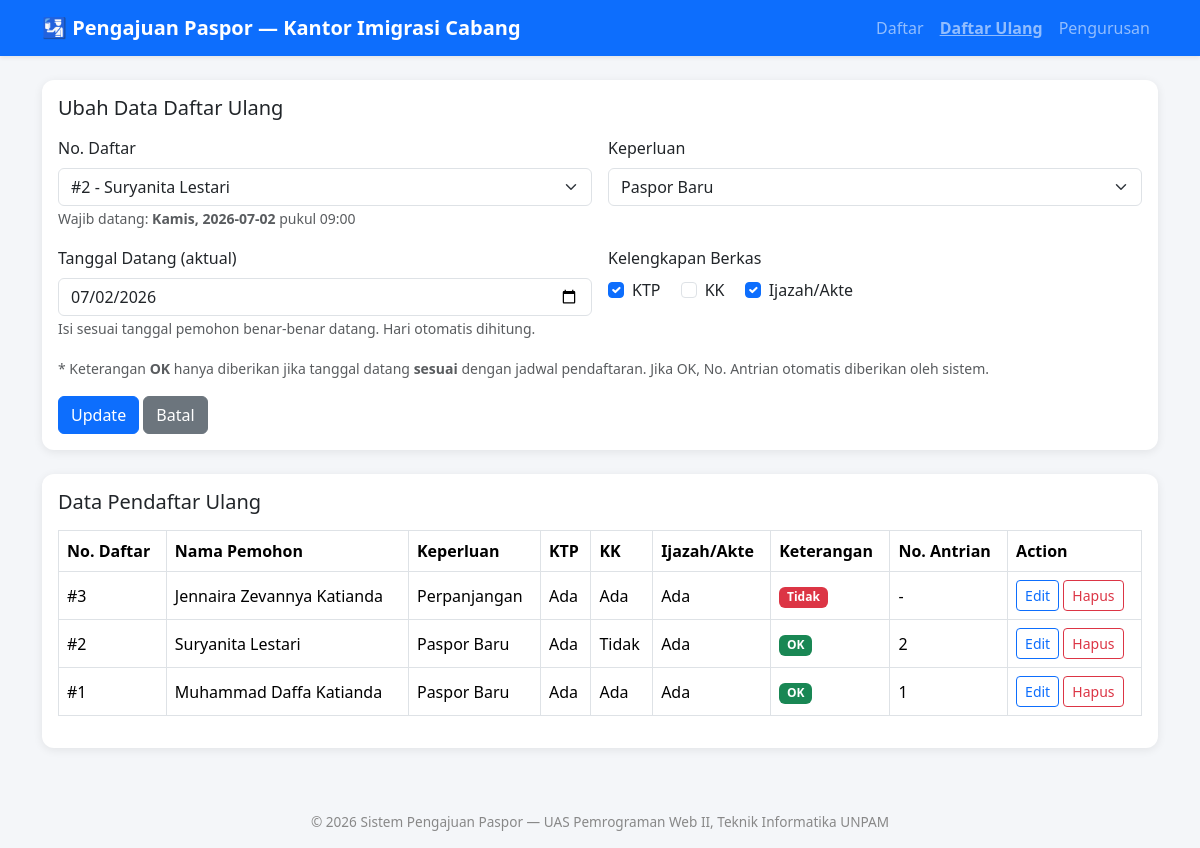
/daftar_ulang.php?edit=2, run on the app's committed database.
### tables this page shows
CREATE TABLE daftar_ulang (
  no_daftar_ulang   INT AUTO_INCREMENT PRIMARY KEY,
  no_daftar         INT NOT NULL,
  nama_pemohon      VARCHAR(100) NOT NULL,
  hari_daftar_ulang VARCHAR(20) NOT NULL,
  tgl_daftar_ulang  DATE NOT NULL,
  hari_datang       VARCHAR(20) NOT NULL,
  tgl_datang        DATE NOT NULL,
  ktp               ENUM('Ada','Tidak') NOT NULL,
  kk                ENUM('Ada','Tidak') NOT NULL,
  ijazah_akte       ENUM('Ada','Tidak') NOT NULL,
  keperluan         VARCHAR(50) NOT NULL,
  keterangan        ENUM('OK','Tidak') NOT NULL,    
  no_antrian        INT DEFAULT NULL,                
  FOREIGN KEY (no_daftar) REFERENCES pendaftar(no_daftar) ON DELETE CASCADE
);

### daftar_ulang.php (the view, shortened to what this page needs)
<?php
require 'config.php';
$edit_data = null;
if (isset($_GET['edit'])) {
    $id = (int)$_GET['edit'];
    $q  = mysqli_query($koneksi, "SELECT * FROM daftar_ulang WHERE no_daftar_ulang=$id");
    $edit_data = mysqli_fetch_assoc($q);
}
$list_pendaftar = mysqli_query($koneksi, "SELECT * FROM pendaftar ORDER BY no_daftar ASC");
$pendaftar_arr = [];
while ($p = mysqli_fetch_assoc($list_pendaftar)) { $pendaftar_arr[] = $p; }
$data = mysqli_query($koneksi, "SELECT * FROM daftar_ulang ORDER BY no_daftar_ulang DESC");
include 'includes/header.php';
?>
<div class="card mb-4">
  <div class="card-body">
    <h5 class="card-title mb-3"><?= $edit_data ? 'Ubah Data Daftar Ulang' : 'Input Data Daftar Ulang' ?></h5>
    <form method="POST" class="row g-3">
      <div class="col-md-6">
        <label class="form-label">No. Daftar</label>
        <select name="no_daftar" id="selectPendaftar" class="form-select" required onchange="tampilkanJadwal()">
          <?php foreach ($pendaftar_arr as $p): ?>
            <option value="<?= $p['no_daftar'] ?>"
              data-hari="<?= $p['hari'] ?>"
              data-tanggal="<?= $p['tanggal'] ?>"
              data-jam="<?= substr($p['jam'],0,5) ?>"
              <?= (isset($edit_data['no_daftar']) && $edit_data['no_daftar'] == $p['no_daftar']) ? 'selected' : '' ?>>
              #<?= $p['no_daftar'] ?> - <?= htmlspecialchars($p['nama_pemohon']) ?>
            </option>
          <?php endforeach; ?>
        </select>
        <small class="text-muted" id="infoJadwal">Jadwal wajib datang akan tampil di sini.</small>
      </div>
      <div class="col-md-6">
        <label class="form-label">Keperluan</label>
        <select name="keperluan" class="form-select" required>
          <?php foreach (['Paspor Baru','Perpanjangan','Penggantian'] as $opt): ?>
            <option value="<?= $opt ?>" <?= (($edit_data['keperluan'] ?? '') == $opt) ? 'selected' : '' ?>><?= $opt ?></option>
          <?php endforeach; ?>
        </select>
      </div>
      <div class="col-md-6">
        <label class="form-label">Tanggal Datang (aktual)</label>
        <input type="date" name="tgl_datang" class="form-control" required
               value="<?= $edit_data['tgl_datang'] ?? date('Y-m-d') ?>">
        <small class="text-muted">Isi sesuai tanggal pemohon benar-benar datang. Hari otomatis dihitung.</small>
      </div>
      <div class="col-md-6">
        <label class="form-label d-block">Kelengkapan Berkas</label>
        <div class="form-check form-check-inline">
          <input class="form-check-input" type="checkbox" name="ktp" id="ktp"
            <?= (($edit_data['ktp'] ?? '') == 'Ada') ? 'checked' : '' ?>>
          <label class="form-check-label" for="ktp">KTP</label>
        </div>
        <div class="form-check form-check-inline">
          <input class="form-check-input" type="checkbox" name="kk" id="kk"
            <?= (($edit_data['kk'] ?? '') == 'Ada') ? 'checked' : '' ?>>
          <label class="form-check-label" for="kk">KK</label>
        </div>
        <div class="form-check form-check-inline">
          <input class="form-check-input" type="checkbox" name="ijazah_akte" id="ijazah_akte"
            <?= (($edit_data['ijazah_akte'] ?? '') == 'Ada') ? 'checked' : '' ?>>
          <label class="form-check-label" for="ijazah_akte">Ijazah/Akte</label>
        </div>
      </div>
      <div class="col-12">
        <small class="text-muted">
          * Keterangan <strong>OK</strong> hanya diberikan jika tanggal datang <strong>sesuai</strong> dengan jadwal
          pendaftaran. Jika OK, No. Antrian otomatis diberikan oleh sistem.
        </small>
      </div>
      <div class="col-12">
        <button type="submit" class="btn btn-primary"><?= $edit_data ? 'Update' : 'Simpan' ?></button>
        <?php if ($edit_data): ?>
          <a href="daftar_ulang.php" class="btn btn-secondary">Batal</a>
        <?php endif; ?>
      </div>
    </form>
  </div>
</div>
<div class="card">
  <div class="card-body">
    <h5 class="card-title mb-3">Data Pendaftar Ulang</h5>
    <div class="table-responsive">
      <table class="table table-bordered table-hover align-middle">
        <thead>
          <tr>
            <th>No. Daftar</th>
            <th>Nama Pemohon</th>
            <th>Keperluan</th>
            <th>KTP</th>
            <th>KK</th>
            <th>Ijazah/Akte</th>
            <th>Keterangan</th>
            <th>No. Antrian</th>
            <th>Action</th>
          </tr>
        </thead>
        <tbody>
          <?php if (mysqli_num_rows($data) == 0): ?>
            <tr><td colspan="9" class="text-center text-muted">Belum ada data daftar ulang</td></tr>
          <?php else: ?>
            <?php while ($row = mysqli_fetch_assoc($data)): ?>
              <tr>
                <td>#<?= $row['no_daftar'] ?></td>
                <td><?= htmlspecialchars($row['nama_pemohon']) ?></td>
                <td><?= htmlspecialchars($row['keperluan']) ?></td>
                <td><?= $row['ktp'] ?></td>
                <td><?= $row['kk'] ?></td>
                <td><?= $row['ijazah_akte'] ?></td>
                <td>
                  <span class="badge <?= $row['keterangan']=='OK' ? 'badge-ok' : 'badge-tidak' ?>">
                    <?= $row['keterangan'] ?>
                  </span>
                </td>
                <td><?= $row['no_antrian'] ?? '-' ?></td>
                <td>
                  <a href="daftar_ulang.php?edit=<?= $row['no_daftar_ulang'] ?>" class="btn btn-sm btn-outline-primary">Edit</a>
                  <a href="daftar_ulang.php?hapus=<?= $row['no_daftar_ulang'] ?>" class="btn btn-sm btn-outline-danger"
                     onclick="return confirm('Hapus data ini?')">Hapus</a>
                </td>
              </tr>
            <?php endwhile; ?>
          <?php endif; ?>
        </tbody>
      </table>
    </div>
  </div>
</div>
<?php include 'includes/footer.php'; ?>

### includes/header.php (style rules this page uses)
body { background:#f4f6f9; }
.card { border:none; box-shadow:0 2px 10px rgba(0,0,0,.08); border-radius:12px; }
.table thead { background:#0d6efd; color:#fff; }
.table td, .table th { vertical-align:middle; }
.badge-ok { background:#198754; }
.badge-tidak { background:#dc3545; }

### data on the page
daftar_ulang: no_daftar "#2 - Suryanita Lestari", keperluan "Paspor Baru", tgl_datang "07/02/2026", ktp "☑", ijazah_akte "☑", no_daftar "2", nama_pemohon "Suryanita Lestari", ktp "Ada", kk "Tidak", ijazah_akte "Ada", keterangan "OK", no_antrian "2"
daftar_ulang: no_daftar "3", nama_pemohon "Jennaira Zevannya Katianda", keperluan "Perpanjangan", ktp "Ada", kk "Ada", ijazah_akte "Ada", keterangan "Tidak", no_antrian "-"
daftar_ulang: no_daftar "1", nama_pemohon "Muhammad Daffa Katianda", keperluan "Paspor Baru", ktp "Ada", kk "Ada", ijazah_akte "Ada", keterangan "OK", no_antrian "1"
